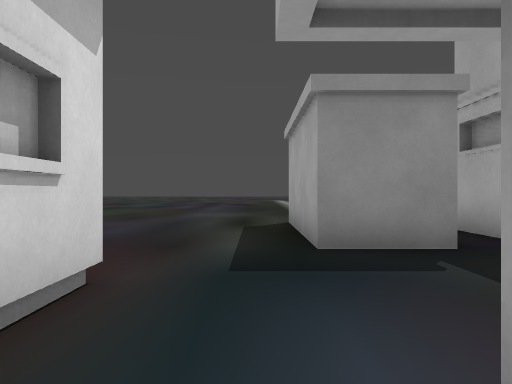
view 1 (above)

24 first-person views from a walk through a level from a Godot 3-D game. The camera is 1.3 m above the floor, looks level and sees 70° across. The floor is counted in squares, 2 m on a side. Each view is taken from the middle of a square. On the plan, view 1 faces up. The plan holds only what a view shows up to about 11 squares ahead; the rest is blank. The place goes on beyond the plan. Some surface patterns are stand-ins.

view 2
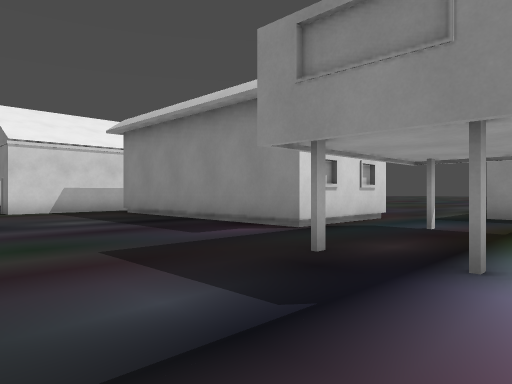

view 3
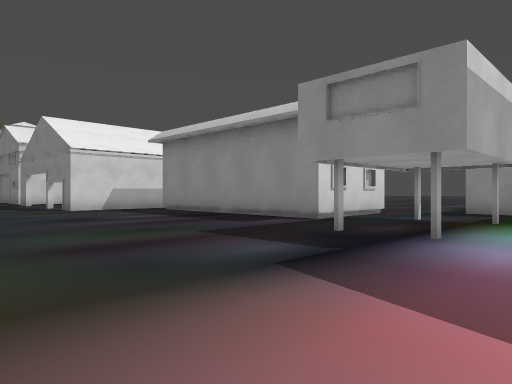

view 4
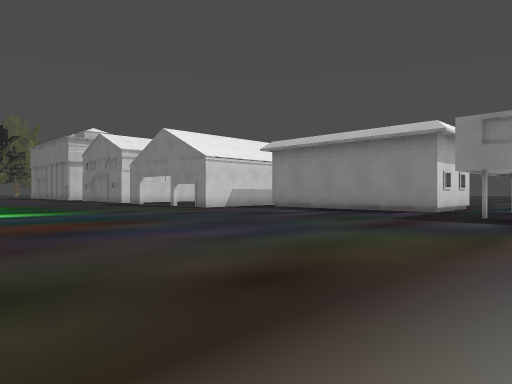

view 5
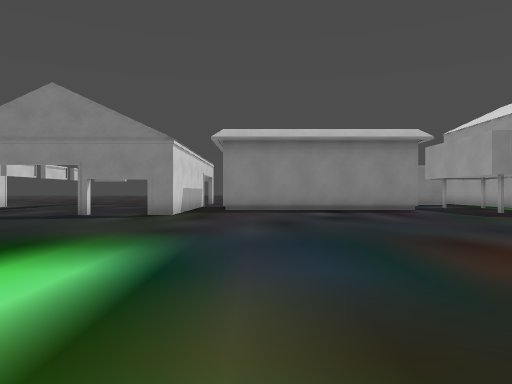

view 6
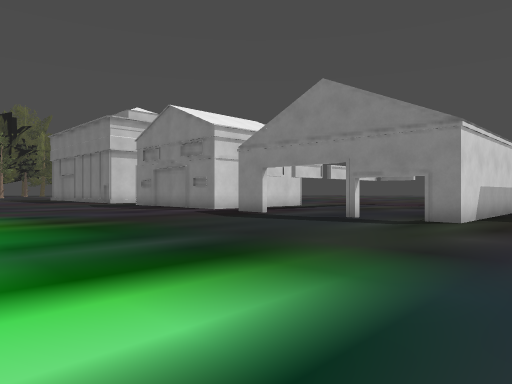

view 7
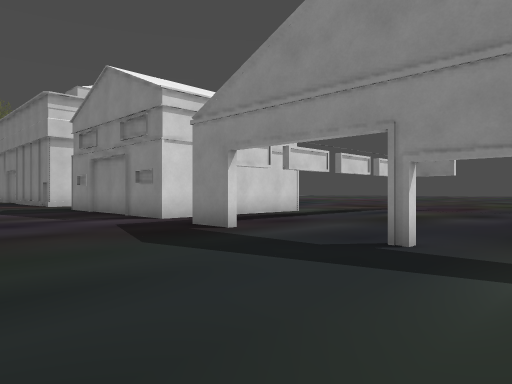

view 8
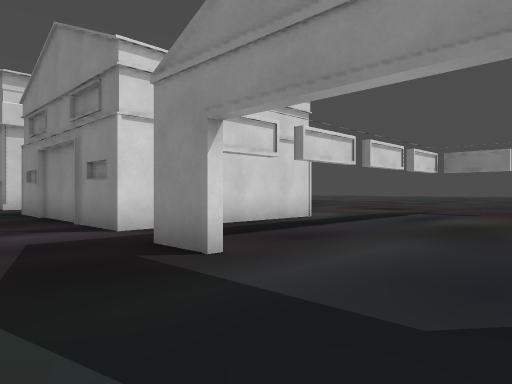

view 9
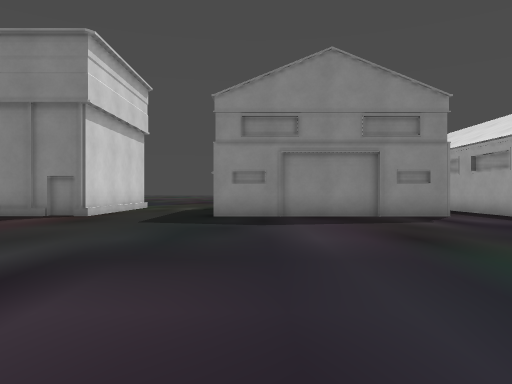

view 10
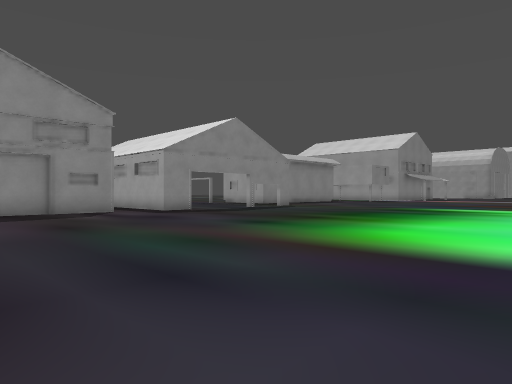

view 11
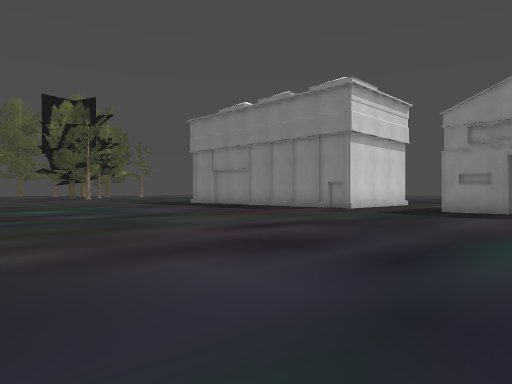

view 12
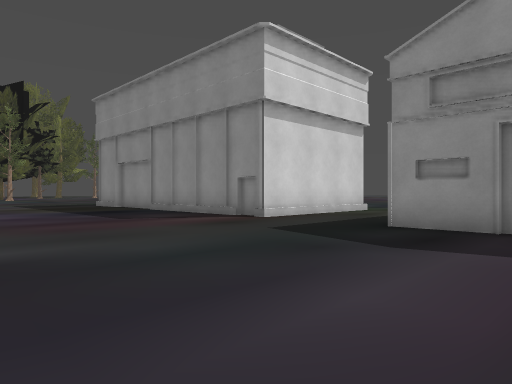

view 13
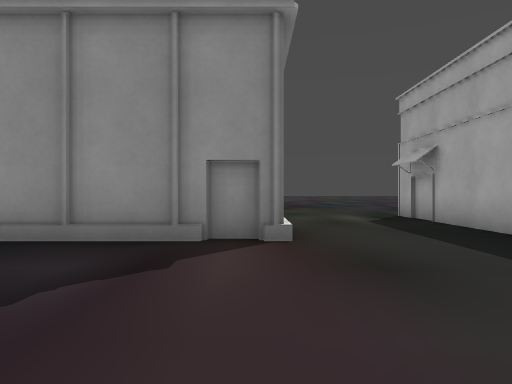

view 14
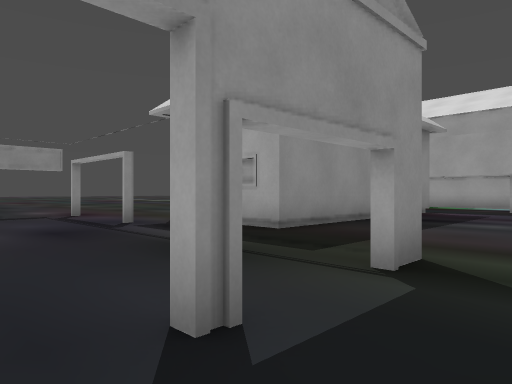

view 15
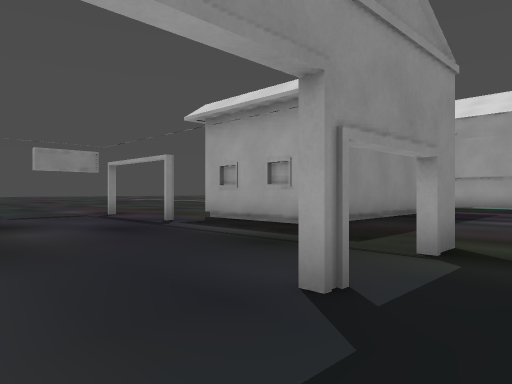

view 16
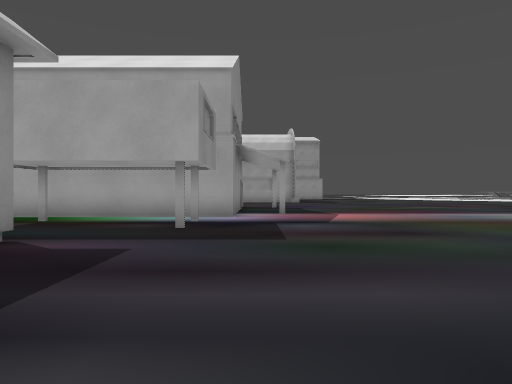

view 17
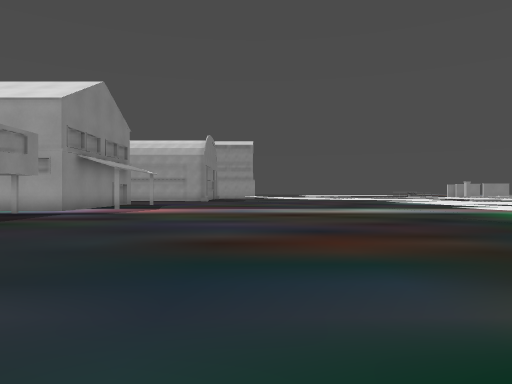

view 18
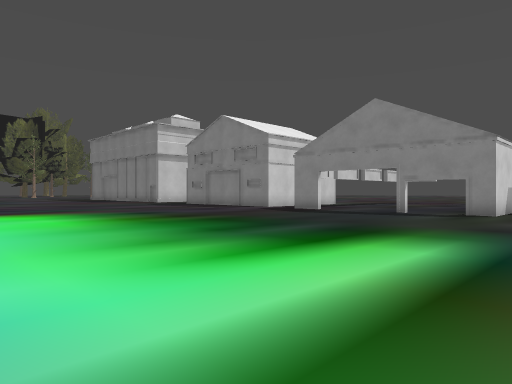

view 19
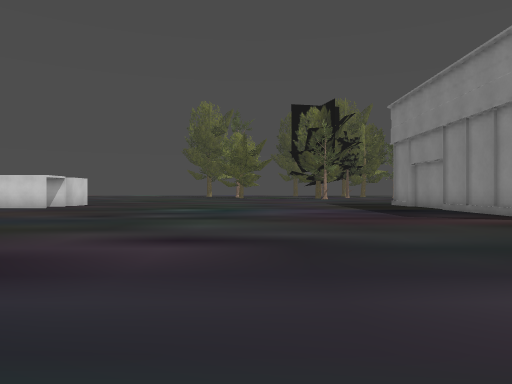

view 20
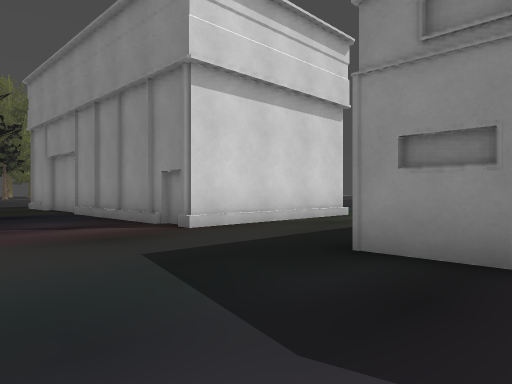

view 21
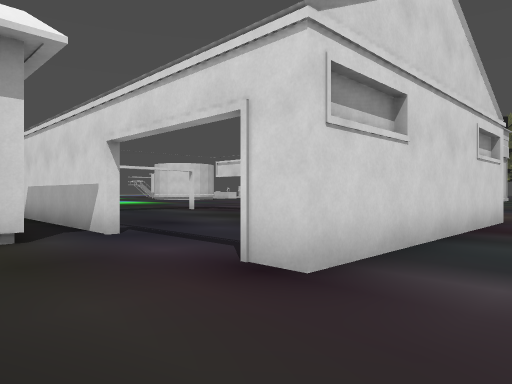

view 22
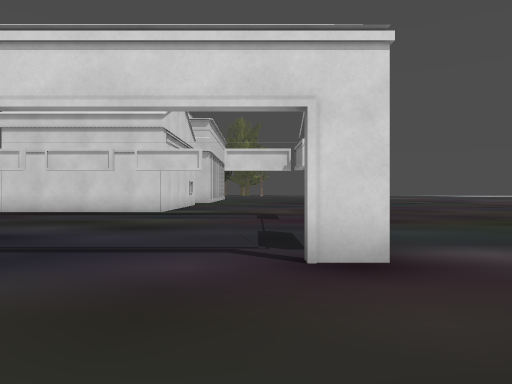

view 23
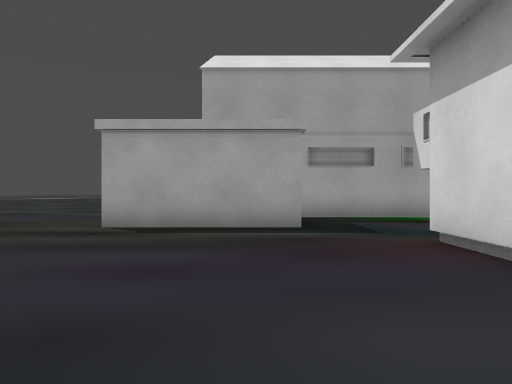

view 24
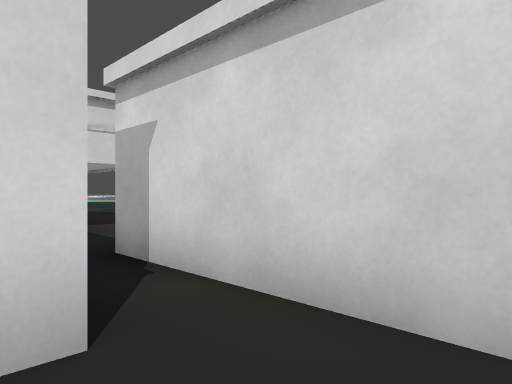

### Floor plan
Key: @ floor where view 1 was taken; # wall or solid block; . main floor; : floor 0.5 m higher than the main floor; + floor 0.75 m higher than the main floor; / step, stairs or slope; = window, fence, low wall or low ledge; B building.
Columns run from 31 left of view 1 to 4 right of it. Each row starts with its distance up from view 1.
 12               ..
 11               ....         .........
 10               .....        .........
  9               .......      .........
  8                 .........   ....BB..
  7                 .........  .....##..
  6               .BB###BB... ......##B#
  5               .B................##.#
  4               .B......... ......BB.#
  3     ....     ..B........   ........#
  2    #...#B    #.B......B#      #....#
  1    #...#     #.B......B#      #.BB.#
  0    #...#     #.B......B#      B@...#
 -1    #...#     #........B#######.....#
 -2   ##...#     #.B......B............#
 -3 ###B...#######.B......B..........B.#
 -4 ...............BB..B.B..............
 -5 ....................................
 -6 ....................................
 -7 ....................................
 -8 ....................................
 -9 ....................................
-10 ....................................
-11 ....................................
-12 ...................................
-13 ...................................
-14 .........................  ....=..
-15 ............         ....    +//..
-16 ....    ....                  :/.
-17 ..

Positions as (right, up) in squares from view 1, and headings:
1: (0, 0), facing up
2: (3, -6), facing up-left
3: (4, -8), facing up-left
4: (3, -13), facing up-left
5: (-7, -14), facing up
6: (-7, -12), facing up-left
7: (-10, -8), facing up-left
8: (-12, -6), facing up-left
9: (-23, -13), facing up
10: (-23, -15), facing up-right
11: (-20, -16), facing up-left
12: (-21, -10), facing up-left
13: (-28, -8), facing up
14: (-13, -5), facing up-right
15: (-14, -5), facing up-right
16: (-6, -4), facing right
17: (-9, -10), facing right
18: (-7, -15), facing up-left
19: (-20, -10), facing left
20: (-22, -7), facing up-left
21: (-7, 8), facing down-left
22: (-6, 5), facing left
23: (-6, 5), facing right
24: (4, 8), facing down-left
